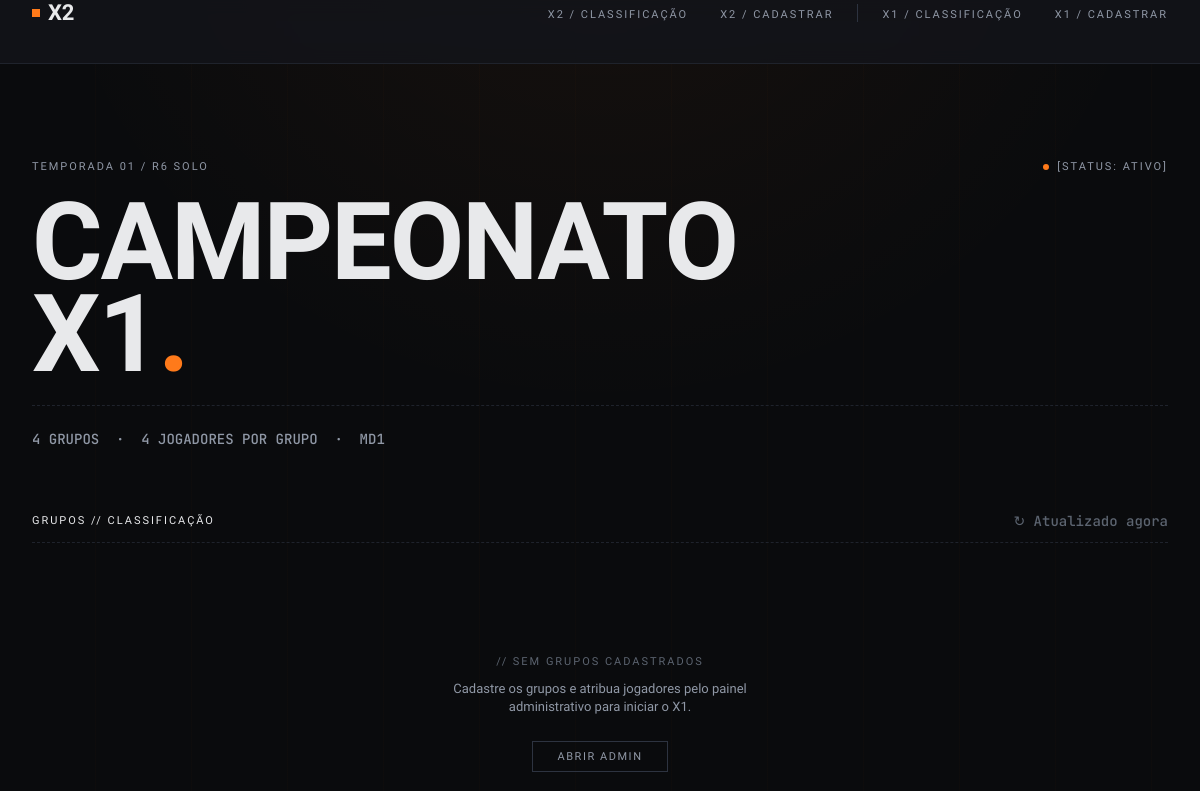
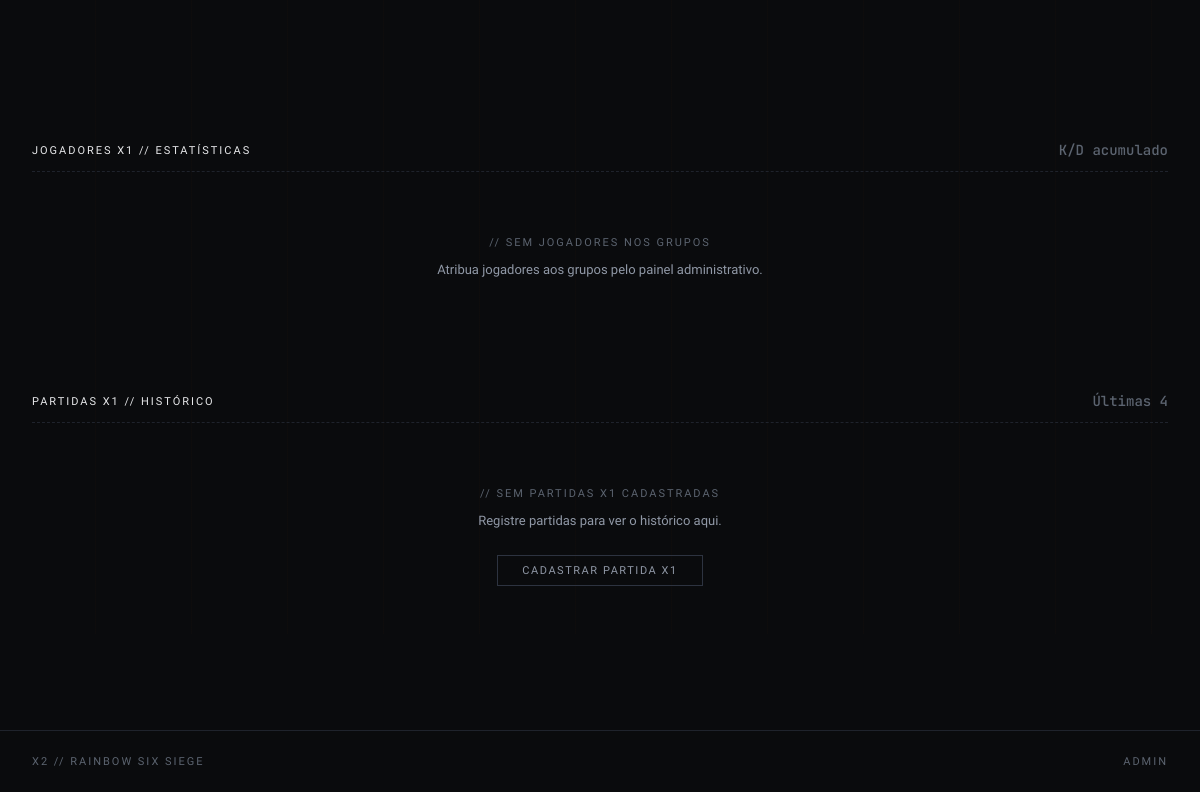
The app's page /x1/, older data (2 pictures, top to bottom).
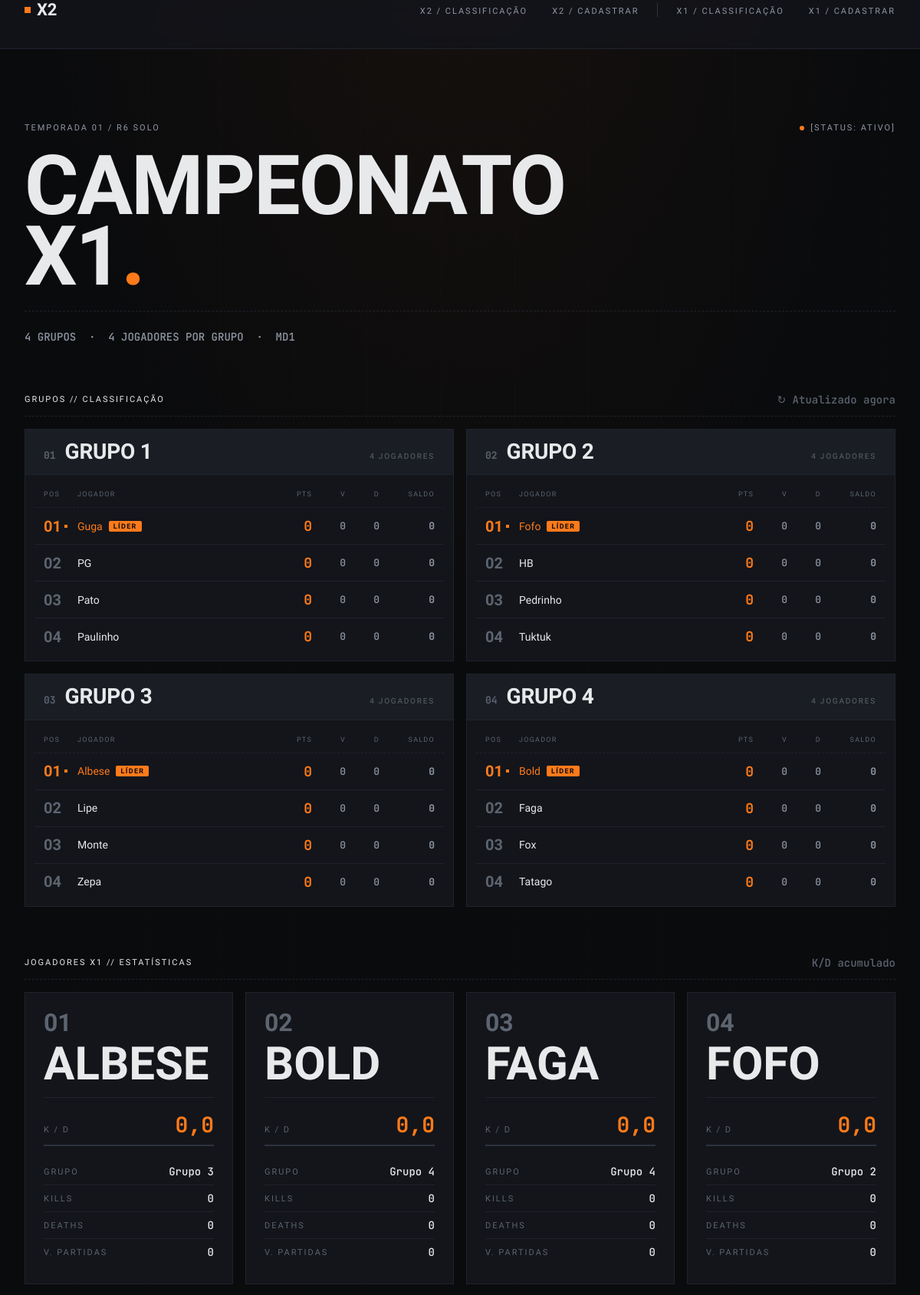
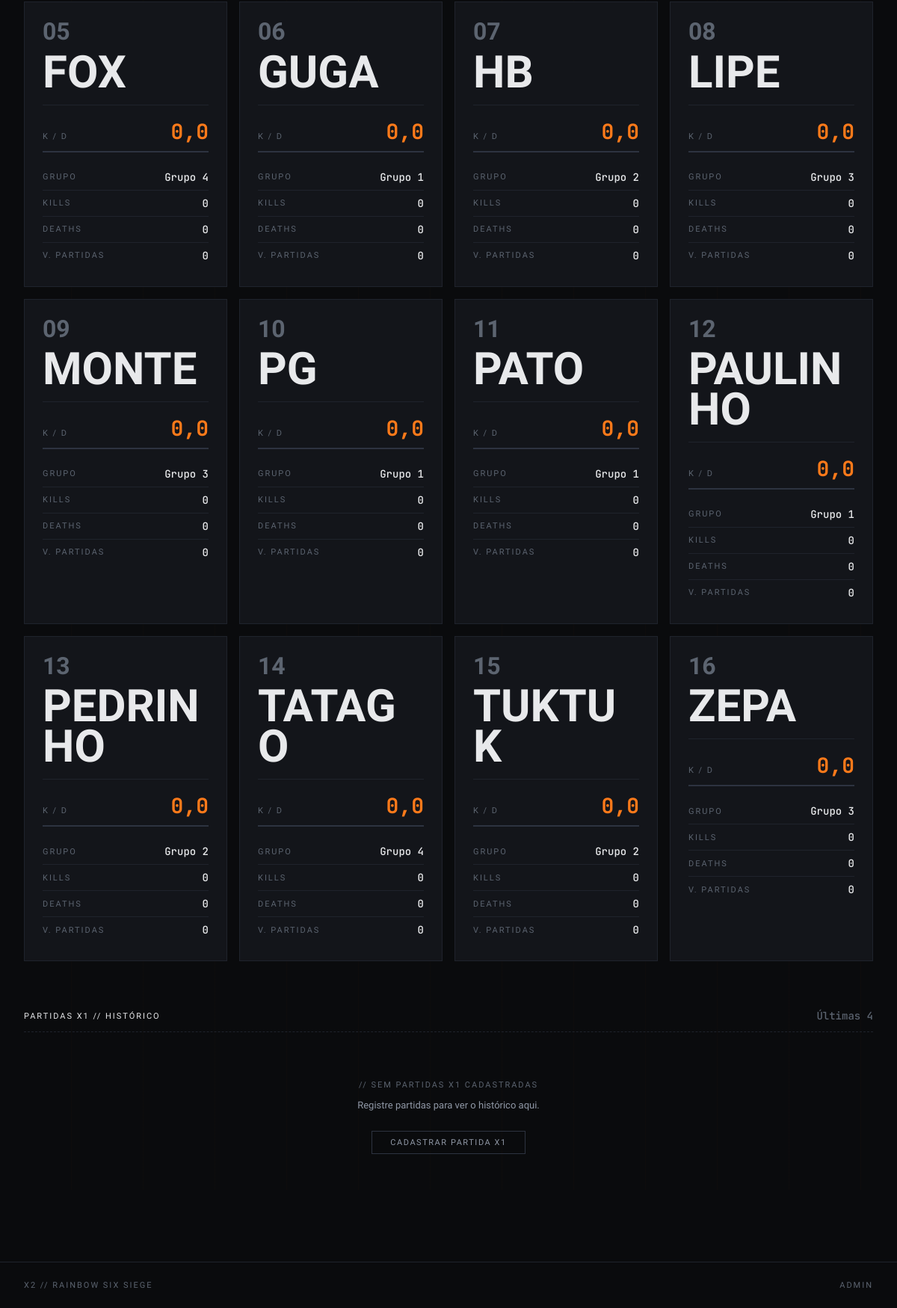
The same page, newer data (2 pictures, top to bottom).
### core/models.py (models this page shows, shortened)
class GroupX1(models.Model):
    nome = models.CharField(max_length=20, unique=True)
    ordem = models.IntegerField(default=0)
    class Meta:
        verbose_name = 'Grupo X1'
        verbose_name_plural = 'Grupos X1'
        ordering = ['ordem', 'nome']
    def jogadores_classificados(self):
        players = list(self.jogadores.all())
        players.sort(key=lambda p: (-p.x1_pontos, -p.x1_saldo_rounds, -p.x1_rounds_ganhos))
        return players

class Player(models.Model):
    nome = models.CharField(max_length=50, unique=True)
    grupo_x1 = models.ForeignKey(
        GroupX1,
        on_delete=models.SET_NULL,
        null=True,
        blank=True,
        related_name='jogadores',
    )
    class Meta:
        verbose_name = 'Jogador'
        verbose_name_plural = 'Jogadores'
        ordering = ['nome']
    def _x1_partidas_finalizadas(self):
        return X1Match.objects.filter(
            Q(jogador1=self) | Q(jogador2=self),
            tipo='PONTOS_CORRIDOS',
        )
    @property
    def x1_kills(self):
        return self.x1_match_stats.aggregate(total=Sum('kills'))['total'] or 0
    @property
    def x1_deaths(self):
        return self.x1_match_stats.aggregate(total=Sum('deaths'))['total'] or 0
    @property
    def x1_kd_ratio(self):
        d = self.x1_deaths
        if d == 0:
            return float(self.x1_kills)
        return round(self.x1_kills / d, 2)
    @property
    def x1_partidas_jogadas(self):
        return self._x1_partidas_finalizadas().count()
    @property
    def x1_vitorias(self):
        count = 0
        for m in self._x1_partidas_finalizadas():
            if m.vencedor() == self:
                count += 1
        return count
    @property
    def x1_derrotas(self):
        return self.x1_partidas_jogadas - self.x1_vitorias
    @property
    def x1_pontos(self):
        total = 0
        for m in self._x1_partidas_finalizadas():
            if m.jogador1_id == self.id:
                total += m.pontos_jogador1()
            else:
                total += m.pontos_jogador2()
        return total
    @property
    def x1_rounds_ganhos(self):
        total = 0
        for m in self._x1_partidas_finalizadas():
            if m.jogador1_id == self.id:
                total += m.rounds_jogador1
            else:
                total += m.rounds_jogador2
        return total
    @property
    def x1_rounds_perdidos(self):
        total = 0
        for m in self._x1_partidas_finalizadas():
            if m.jogador1_id == self.id:
                total += m.rounds_jogador2
            else:
                total += m.rounds_jogador1
        return total
    @property
    def x1_saldo_rounds(self):
        return self.x1_rounds_ganhos - self.x1_rounds_perdidos

### core/views.py (the view, shortened to what this page needs)
# urls.py: path('x1/', views.home_x1, name='home_x1'),
def home_x1(request):
    grupos_qs = GroupX1.objects.prefetch_related('jogadores').all()
    grupos = []
    for g in grupos_qs:
        grupos.append({
            'grupo': g,
            'jogadores': g.jogadores_classificados(),
        })
    players = list(Player.objects.exclude(grupo_x1__isnull=True))
    players.sort(key=lambda p: -p.x1_kd_ratio)
    recent_qs = (
        X1Match.objects
        .filter(tipo='PONTOS_CORRIDOS')
        .select_related('jogador1', 'jogador2')
        .prefetch_related('stats__jogador')
        .order_by('-data')[:4]
    )
    match_data = []
    return render(request, 'core/home_x1.html', {
        'grupos': grupos,
        'players': players,
        'match_data': match_data,
    })

### core/templates/core/home_x1.html (shortened to what the changed rows need)
{% extends 'core/base.html' %}
{% block content %}
<section class="hero" aria-label="Cabeçalho do campeonato X1">
  <h1 class="t-display-xl hero__title" data-reveal="1">
    CAMPEONATO<br>X1<span class="accent-dot">.</span>
  </h1>
</section>
<section class="section" aria-labelledby="heading-grupos">
  <div class="section-head">
    <h2 class="t-eyebrow section-head__title" id="heading-grupos">Grupos // Classificação</h2>
  </div>
  {% if grupos %}
    <div class="groups-grid">
      {% for g in grupos %}
        <article class="group-card" aria-label="Classificação do {{ g.grupo.nome }}">
          <header class="group-card__head">
            <p class="t-mono group-card__num">{{ forloop.counter|stringformat:"02d" }}</p>
            <h3 class="t-display-md group-card__title">{{ g.grupo.nome|upper }}</h3>
            <span class="t-eyebrow group-card__count">{{ g.jogadores|length }} jogador{{ g.jogadores|length|pluralize:"es" }}</span>
          </header>
          {% if g.jogadores %}
            <div class="group-table" role="table">
              <div class="group-table__head" role="row">
                <div role="columnheader">Pos</div>
                <div role="columnheader">Jogador</div>
                <div role="columnheader" style="text-align:right">Pts</div>
                <div role="columnheader" style="text-align:right">V</div>
                <div role="columnheader" style="text-align:right">D</div>
                <div role="columnheader" style="text-align:right">Saldo</div>
              </div>
              {% for player in g.jogadores %}
                <div class="gr {% if forloop.first %}gr--leader{% endif %}" role="row">
                  <div class="gr__pos" role="cell">
                    <span class="gr__pos-num">{{ forloop.counter|stringformat:"02d" }}</span>
                    {% if forloop.first %}<span class="gr__lead-dot" aria-hidden="true"></span>{% endif %}
                  </div>
                  <div class="gr__name" role="cell">
                    <span class="gr__name-text">{{ player.nome }}</span>
                    {% if forloop.first %}<span class="badge-lead">Líder</span>{% endif %}
                  </div>
                  <div class="gr__pts t-mono-lg" role="cell">{{ player.x1_pontos }}</div>
                  <div class="gr__stat t-mono" role="cell">{{ player.x1_vitorias }}</div>
                  <div class="gr__stat t-mono" role="cell">{{ player.x1_derrotas }}</div>
                  <div class="gr__sld {% if player.x1_saldo_rounds > 0 %}sld-pos{% elif player.x1_saldo_rounds < 0 %}sld-neg{% endif %}"
                       role="cell">
                    {% if player.x1_saldo_rounds > 0 %}+{% endif %}{{ player.x1_saldo_rounds }}
                  </div>
                </div>
              {% endfor %}
            </div>
          {% else %}
            <p class="group-card__empty t-mono">// Sem jogadores no grupo</p>
          {% endif %}
        </article>
      {% endfor %}
    </div>
  {% else %}
    <div class="empty-state">
      <p class="t-eyebrow empty-state__title">// Sem grupos cadastrados</p>
      <p class="t-body-sm empty-state__desc">Cadastre os grupos e atribua jogadores pelo painel administrativo para iniciar o X1.</p>
      <a href="/admin/" class="btn-outline t-eyebrow">Abrir Admin</a>
    </div>
  {% endif %}
</section>
<section class="section" aria-labelledby="heading-jogadores-x1">
  <div class="section-head">
    <h2 class="t-eyebrow section-head__title" id="heading-jogadores-x1">Jogadores X1 // Estatísticas</h2>
  </div>
  {% if players %}
    <div class="players-grid">
      {% for player in players %}
        <article class="player-card" data-kd="{{ player.x1_kd_ratio }}">
          <p class="t-display-md player-card__rank">{{ forloop.counter|stringformat:"02d" }}</p>
          <h3 class="t-display-lg player-card__name">{{ player.nome|upper }}</h3>
          <hr class="player-card__divider" aria-hidden="true">
          <div class="player-card__kd-row">
            <span class="t-eyebrow player-card__kd-label">K / D</span>
            <span class="t-mono-lg player-card__kd-value">{{ player.x1_kd_ratio }}</span>
          </div>
          <div class="kd-bar-track" aria-hidden="true">
          </div>
          <dl>
            <div class="player-card__stat">
              <dt class="t-eyebrow player-card__stat-label">Grupo</dt>
              <dd class="t-mono player-card__stat-value">{{ player.grupo_x1.nome|default:"—" }}</dd>
            </div>
            <div class="player-card__stat">
              <dt class="t-eyebrow player-card__stat-label">Kills</dt>
              <dd class="t-mono player-card__stat-value">{{ player.x1_kills }}</dd>
            </div>
            <div class="player-card__stat">
              <dt class="t-eyebrow player-card__stat-label">Deaths</dt>
              <dd class="t-mono player-card__stat-value">{{ player.x1_deaths }}</dd>
            </div>
            <div class="player-card__stat">
              <dt class="t-eyebrow player-card__stat-label">V. Partidas</dt>
              <dd class="t-mono player-card__stat-value">{{ player.x1_vitorias }}</dd>
            </div>
          </dl>
        </article>
      {% endfor %}
    </div>
  {% else %}
    <div class="empty-state" style="padding: var(--space-7) 0;">
      <p class="t-eyebrow empty-state__title">// Sem jogadores nos grupos</p>
      <p class="t-body-sm empty-state__desc">Atribua jogadores aos grupos pelo painel administrativo.</p>
    </div>
  {% endif %}
</section>
<section class="section" aria-labelledby="heading-historico-x1">
  <div class="section-head">
    <h2 class="t-eyebrow section-head__title" id="heading-historico-x1">Partidas X1 // Histórico</h2>
  </div>
</section>
{% endblock %}

Row changes from the older to the newer data that the page shows:
added GroupX1: grupo.nome "GRUPO 1", jogadores|length "4"
now on this page (row edited): Player: nome "Guga", shows "LÍDER", x1_pontos "0", x1_vitorias "0", x1_derrotas "0", x1_saldo_rounds "0", nome "GUGA", x1_kd_ratio "0,0", grupo_x1.nome "Grupo 1", x1_kills "0", x1_deaths "0"
now on this page (row edited): Player: nome "PG", x1_pontos "0", x1_vitorias "0", x1_derrotas "0", x1_saldo_rounds "0", x1_kd_ratio "0,0", grupo_x1.nome "Grupo 1", x1_kills "0", x1_deaths "0"
now on this page (row edited): Player: nome "Pato", x1_pontos "0", x1_vitorias "0", x1_derrotas "0", x1_saldo_rounds "0", nome "PATO", x1_kd_ratio "0,0", grupo_x1.nome "Grupo 1", x1_kills "0", x1_deaths "0"
now on this page (row edited): Player: nome "Paulinho", x1_pontos "0", x1_vitorias "0", x1_derrotas "0", x1_saldo_rounds "0", nome "PAULINHO", x1_kd_ratio "0,0", grupo_x1.nome "Grupo 1", x1_kills "0", x1_deaths "0"
added GroupX1: grupo.nome "GRUPO 2", jogadores|length "4"
now on this page (row edited): Player: nome "Fofo", shows "LÍDER", x1_pontos "0", x1_vitorias "0", x1_derrotas "0", x1_saldo_rounds "0", nome "FOFO", x1_kd_ratio "0,0", grupo_x1.nome "Grupo 2", x1_kills "0", x1_deaths "0"
now on this page (row edited): Player: nome "HB", x1_pontos "0", x1_vitorias "0", x1_derrotas "0", x1_saldo_rounds "0", x1_kd_ratio "0,0", grupo_x1.nome "Grupo 2", x1_kills "0", x1_deaths "0"
now on this page (row edited): Player: nome "Pedrinho", x1_pontos "0", x1_vitorias "0", x1_derrotas "0", x1_saldo_rounds "0", nome "PEDRINHO", x1_kd_ratio "0,0", grupo_x1.nome "Grupo 2", x1_kills "0", x1_deaths "0"
now on this page (row edited): Player: nome "Tuktuk", x1_pontos "0", x1_vitorias "0", x1_derrotas "0", x1_saldo_rounds "0", nome "TUKTUK", x1_kd_ratio "0,0", grupo_x1.nome "Grupo 2", x1_kills "0", x1_deaths "0"
added GroupX1: grupo.nome "GRUPO 3", jogadores|length "4"
now on this page (row edited): Player: nome "Albese", shows "LÍDER", x1_pontos "0", x1_vitorias "0", x1_derrotas "0", x1_saldo_rounds "0", nome "ALBESE", x1_kd_ratio "0,0", grupo_x1.nome "Grupo 3", x1_kills "0", x1_deaths "0"
now on this page (row edited): Player: nome "Lipe", x1_pontos "0", x1_vitorias "0", x1_derrotas "0", x1_saldo_rounds "0", nome "LIPE", x1_kd_ratio "0,0", grupo_x1.nome "Grupo 3", x1_kills "0", x1_deaths "0"
now on this page (row edited): Player: nome "Monte", x1_pontos "0", x1_vitorias "0", x1_derrotas "0", x1_saldo_rounds "0", nome "MONTE", x1_kd_ratio "0,0", grupo_x1.nome "Grupo 3", x1_kills "0", x1_deaths "0"
now on this page (row edited): Player: nome "Zepa", x1_pontos "0", x1_vitorias "0", x1_derrotas "0", x1_saldo_rounds "0", nome "ZEPA", x1_kd_ratio "0,0", grupo_x1.nome "Grupo 3", x1_kills "0", x1_deaths "0"
added GroupX1: grupo.nome "GRUPO 4", jogadores|length "4"
now on this page (row edited): Player: nome "Bold", shows "LÍDER", x1_pontos "0", x1_vitorias "0", x1_derrotas "0", x1_saldo_rounds "0", nome "BOLD", x1_kd_ratio "0,0", grupo_x1.nome "Grupo 4", x1_kills "0", x1_deaths "0"
now on this page (row edited): Player: nome "Faga", x1_pontos "0", x1_vitorias "0", x1_derrotas "0", x1_saldo_rounds "0", nome "FAGA", x1_kd_ratio "0,0", grupo_x1.nome "Grupo 4", x1_kills "0", x1_deaths "0"
now on this page (row edited): Player: nome "Fox", x1_pontos "0", x1_vitorias "0", x1_derrotas "0", x1_saldo_rounds "0", nome "FOX", x1_kd_ratio "0,0", grupo_x1.nome "Grupo 4", x1_kills "0", x1_deaths "0"
now on this page (row edited): Player: nome "Tatago", x1_pontos "0", x1_vitorias "0", x1_derrotas "0", x1_saldo_rounds "0", nome "TATAGO", x1_kd_ratio "0,0", grupo_x1.nome "Grupo 4", x1_kills "0", x1_deaths "0"
Text that changed along with them:
text no longer shown: "// SEM GRUPOS CADASTRADOS Cadastre os grupos e atribua jogadores pelo painel administrativo para iniciar o X1. ABRIR ADMIN // SEM JOGADORES NOS GRUPOS Atribua jogadores aos grupos pelo painel administrativo."
